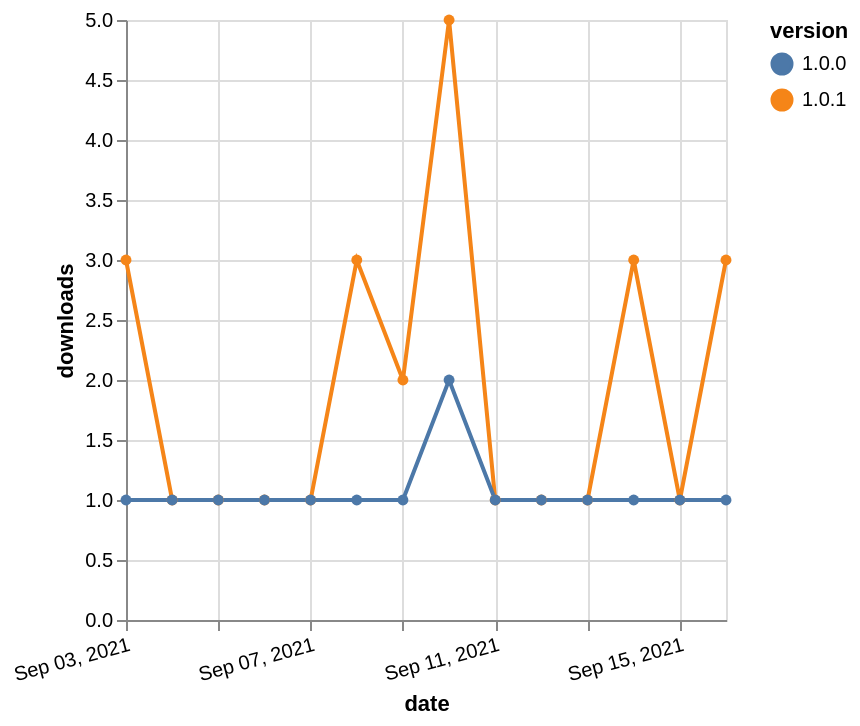

Here is the Vega-Lite specification saved for this chart:
### Vega-Lite specification from a JSON file in a GitHub repository (floating-point values rounded to 4 significant figures)
{"$schema": "https://vega.github.io/schema/vega-lite/v5.json", "description": "A simple bar chart with embedded data.", "data": {"values": [{"date": "2021-09-03", "total": 641, "delta": 3, "version": "1.0.1"}, {"date": "2021-09-04", "total": 642, "delta": 1, "version": "1.0.1"}, {"date": "2021-09-05", "total": 643, "delta": 1, "version": "1.0.1"}, {"date": "2021-09-06", "total": 644, "delta": 1, "version": "1.0.1"}, {"date": "2021-09-07", "total": 645, "delta": 1, "version": "1.0.1"}, {"date": "2021-09-08", "total": 648, "delta": 3, "version": "1.0.1"}, {"date": "2021-09-09", "total": 650, "delta": 2, "version": "1.0.1"}, {"date": "2021-09-10", "total": 655, "delta": 5, "version": "1.0.1"}, {"date": "2021-09-11", "total": 656, "delta": 1, "version": "1.0.1"}, {"date": "2021-09-12", "total": 657, "delta": 1, "version": "1.0.1"}, {"date": "2021-09-13", "total": 658, "delta": 1, "version": "1.0.1"}, {"date": "2021-09-14", "total": 661, "delta": 3, "version": "1.0.1"}, {"date": "2021-09-15", "total": 662, "delta": 1, "version": "1.0.1"}, {"date": "2021-09-16", "total": 665, "delta": 3, "version": "1.0.1"}, {"date": "2021-09-03", "total": 444, "delta": 1, "version": "1.0.0"}, {"date": "2021-09-04", "total": 445, "delta": 1, "version": "1.0.0"}, {"date": "2021-09-05", "total": 446, "delta": 1, "version": "1.0.0"}, {"date": "2021-09-06", "total": 447, "delta": 1, "version": "1.0.0"}, {"date": "2021-09-07", "total": 448, "delta": 1, "version": "1.0.0"}, {"date": "2021-09-08", "total": 449, "delta": 1, "version": "1.0.0"}, {"date": "2021-09-09", "total": 450, "delta": 1, "version": "1.0.0"}, {"date": "2021-09-10", "total": 452, "delta": 2, "version": "1.0.0"}, {"date": "2021-09-11", "total": 453, "delta": 1, "version": "1.0.0"}, {"date": "2021-09-12", "total": 454, "delta": 1, "version": "1.0.0"}, {"date": "2021-09-13", "total": 455, "delta": 1, "version": "1.0.0"}, {"date": "2021-09-14", "total": 456, "delta": 1, "version": "1.0.0"}, {"date": "2021-09-15", "total": 457, "delta": 1, "version": "1.0.0"}, {"date": "2021-09-16", "total": 458, "delta": 1, "version": "1.0.0"}]}, "width": "container", "mark": {"type": "line", "point": {"filled": true}}, "encoding": {"x": {"field": "date", "type": "temporal", "timeUnit": "yearmonthdate", "title": "date", "axis": {"labelAngle": -15}}, "y": {"field": "delta", "type": "quantitative", "title": "downloads"}, "color": {"field": "version", "type": "nominal"}, "tooltip": {"field": "delta"}}}
